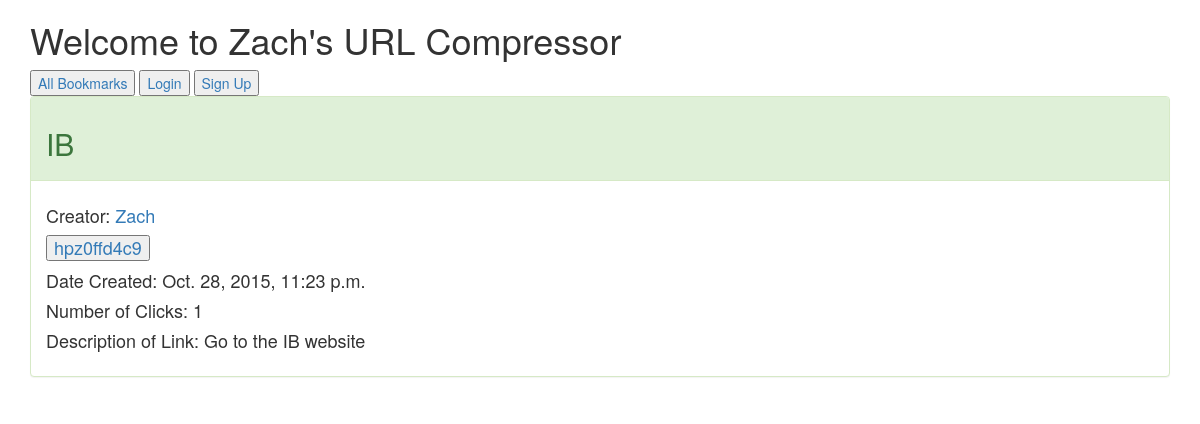
The app's page /bookmark/12 with its own data.
### compressor/models.py (models this page shows)
class Bookmark(models.Model):
    author = models.ForeignKey(User)
    long_url = models.URLField()
    short_url = models.CharField(max_length=50 )
    created = models.DateTimeField(auto_now_add=True)
    description = models.TextField(null=True)
    title = models.CharField(max_length=25)
    objects = BookmarkManager()
    @property
    def click_count(self):
        return self.click_set.all().count()
    class Meta:
        ordering = ["-created"]

### compressor/views.py (the view)
# urls.py: url(r'^bookmark/(?P<pk>\d+)/$', BookmarkDetailView.as_view(), name="api_bookmark_detail")
class BookmarkDetailView(DetailView):
    model = Bookmark

### compressor/templates/compressor/bookmark_detail.html (shortened to what this page needs)
{% extends 'base.html' %}
{% block content %}
    <div class="panel panel-success">
        <div class="panel-heading">
            <h2>{{ object.title }}</h2>
        </div>
        <div class="panel-body">
            <h4>Creator:
                <a href="{% url 'user_bookmark_list' bookmark.author_id %}">
                    {{ object.author }}
                </a>
            </h4>
            <h4>
                <form action="{% url 'click' bookmark.id %}" method="post">
                    <a href="{{ bookmark.long_url }}">
                        <input type="submit" value="{{ object.short_url }}">
                    </a>
                </form>
            </h4>
            <h4>Date Created: {{ object.created }}</h4>
            <h4>Number of Clicks: {{ object.click_count }}</h4>
            <h4>Description of Link: {{ object.description }}</h4>
        </div>
    </div>
{% endblock %}

### records on screen
Bookmark: title "IB", author "Zach", short_url "hpz0ffd4c9", created "Oct. 28, 2015, 11:23 p.m.", click_count "1", description "Go to the IB website"
